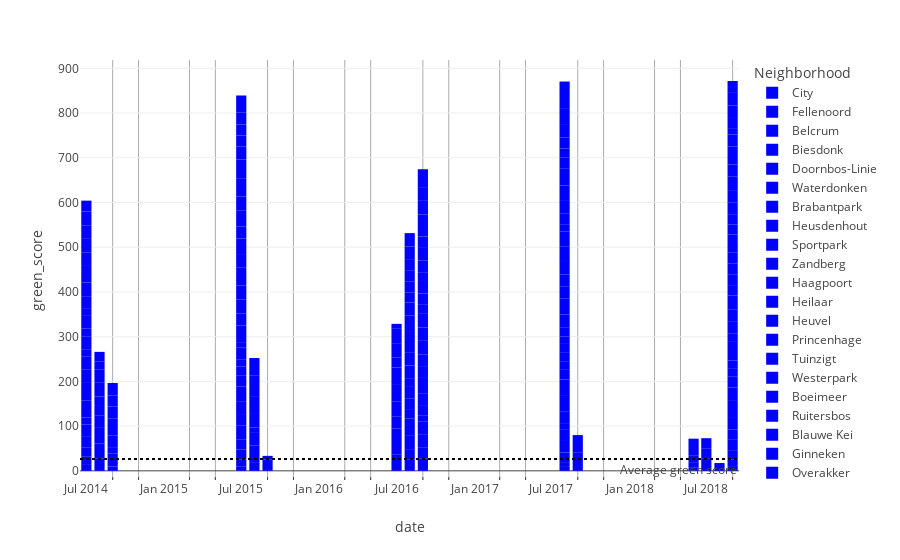

Source (notebook cell):
### Code cell
fig = px.bar(df_groupby_months, x='date', y="green_score",color='Neighborhood',color_discrete_sequence=['blue'])
fig.add_hline(y=df_groupby_months['green_score'].mean(), line_dash="dot",
              annotation_text="Average green score", 
              annotation_position="bottom right")
fig.update_xaxes(minor=dict(ticks="inside", showgrid=True))


fig.show()

### Figure 1 — Plotly figure (JSON) as saved in the notebook; plotly's stock layout.template omitted (floating-point values rounded to 4 significant figures)
{"data": [{"alignmentgroup": "True", "hovertemplate": "Neighborhood=City<br>date=%{x}<br>green_score=%{y}<extra></extra>", "legendgroup": "City", "marker": {"color": "blue", "pattern": {"shape": ""}}, "name": "City", "offsetgroup": "City", "orientation": "v", "showlegend": true, "textposition": "auto", "type": "bar", "x": ["2014-07-01T00:00:00", "2014-09-01T00:00:00", "2015-07-01T00:00:00", "2016-09-01T00:00:00", "2017-08-01T00:00:00", "2018-06-01T00:00:00", "2018-09-01T00:00:00"], "xaxis": "x", "y": [15.06, 9.595, 9.011, 8.5, 8.69, 8.101, 10.56], "yaxis": "y"}, {"alignmentgroup": "True", "hovertemplate": "Neighborhood=Fellenoord<br>date=%{x}<br>green_score=%{y}<extra></extra>", "legendgroup": "Fellenoord", "marker": {"color": "blue", "pattern": {"shape": ""}}, "name": "Fellenoord", "offsetgroup": "Fellenoord", "orientation": "v", "showlegend": true, "textposition": "auto", "type": "bar", "x": ["2014-07-01T00:00:00", "2015-07-01T00:00:00", "2015-09-01T00:00:00", "2016-08-01T00:00:00", "2017-08-01T00:00:00", "2018-09-01T00:00:00"], "xaxis": "x", "y": [16.35, 16.5, 24.93, 24.77, 8.978, 14.9], "yaxis": "y"}, {"alignmentgroup": "True", "hovertemplate": "Neighborhood=Belcrum<br>date=%{x}<br>green_score=%{y}<extra></extra>", "legendgroup": "Belcrum", "marker": {"color": "blue", "pattern": {"shape": ""}}, "name": "Belcrum", "offsetgroup": "Belcrum", "orientation": "v", "showlegend": true, "textposition": "auto", "type": "bar", "x": ["2014-07-01T00:00:00", "2015-07-01T00:00:00", "2016-08-01T00:00:00", "2017-08-01T00:00:00", "2018-06-01T00:00:00", "2018-08-01T00:00:00", "2018-09-01T00:00:00"], "xaxis": "x", "y": [20.15, 21.97, 22.05, 22.95, 9.653, 17.42, 20.81], "yaxis": "y"}, {"alignmentgroup": "True", "hovertemplate": "Neighborhood=Biesdonk<br>date=%{x}<br>green_score=%{y}<extra></extra>", "legendgroup": "Biesdonk", "marker": {"color": "blue", "pattern": {"shape": ""}}, "name": "Biesdonk", "offsetgroup": "Biesdonk", "orientation": "v", "showlegend": true, "textposition": "auto", "type": "bar", "x": ["2014-07-01T00:00:00", "2015-07-01T00:00:00", "2016-08-01T00:00:00", "2016-09-01T00:00:00", "2017-08-01T00:00:00", "2018-09-01T00:00:00"], "xaxis": "x", "y": [26.04, 23.19, 32.96, 18.57, 26.12, 24.48], "yaxis": "y"}, {"alignmentgroup": "True", "hovertemplate": "Neighborhood=Doornbos-Linie<br>date=%{x}<br>green_score=%{y}<extra></extra>", "legendgroup": "Doornbos-Linie", "marker": {"color": "blue", "pattern": {"shape": ""}}, "name": "Doornbos-Linie", "offsetgroup": "Doornbos-Linie", "orientation": "v", "showlegend": true, "textposition": "auto", "type": "bar", "x": ["2014-07-01T00:00:00", "2015-07-01T00:00:00", "2016-08-01T00:00:00", "2016-09-01T00:00:00", "2017-08-01T00:00:00", "2018-09-01T00:00:00"], "xaxis": "x", "y": [25.62, 31.14, 37.58, 25.74, 26.46, 21.61], "yaxis": "y"}, {"alignmentgroup": "True", "hovertemplate": "Neighborhood=Waterdonken<br>date=%{x}<br>green_score=%{y}<extra></extra>", "legendgroup": "Waterdonken", "marker": {"color": "blue", "pattern": {"shape": ""}}, "name": "Waterdonken", "offsetgroup": "Waterdonken", "orientation": "v", "showlegend": true, "textposition": "auto", "type": "bar", "x": ["2014-07-01T00:00:00", "2017-08-01T00:00:00", "2018-09-01T00:00:00"], "xaxis": "x", "y": [15.72, 13.5, 25.83], "yaxis": "y"}, {"alignmentgroup": "True", "hovertemplate": "Neighborhood=Brabantpark<br>date=%{x}<br>green_score=%{y}<extra></extra>", "legendgroup": "Brabantpark", "marker": {"color": "blue", "pattern": {"shape": ""}}, "name": "Brabantpark", "offsetgroup": "Brabantpark", "orientation": "v", "showlegend": true, "textposition": "auto", "type": "bar", "x": ["2014-07-01T00:00:00", "2014-08-01T00:00:00", "2015-07-01T00:00:00", "2015-08-01T00:00:00", "2016-09-01T00:00:00", "2017-08-01T00:00:00", "2018-09-01T00:00:00"], "xaxis": "x", "y": [37.83, 28.06, 25.15, 19.49, 27.71, 26.62, 38.12], "yaxis": "y"}, {"alignmentgroup": "True", "hovertemplate": "Neighborhood=Heusdenhout<br>date=%{x}<br>green_score=%{y}<extra></extra>", "legendgroup": "Heusdenhout", "marker": {"color": "blue", "pattern": {"shape": ""}}, "name": "Heusdenhout", "offsetgroup": "Heusdenhout", "orientation": "v", "showlegend": true, "textposition": "auto", "type": "bar", "x": ["2014-07-01T00:00:00", "2015-07-01T00:00:00", "2016-09-01T00:00:00", "2017-08-01T00:00:00", "2018-09-01T00:00:00"], "xaxis": "x", "y": [39.74, 28.79, 30.3, 36.07, 30.28], "yaxis": "y"}, {"alignmentgroup": "True", "hovertemplate": "Neighborhood=Sportpark<br>date=%{x}<br>green_score=%{y}<extra></extra>", "legendgroup": "Sportpark", "marker": {"color": "blue", "pattern": {"shape": ""}}, "name": "Sportpark", "offsetgroup": "Sportpark", "orientation": "v", "showlegend": true, "textposition": "auto", "type": "bar", "x": ["2014-07-01T00:00:00", "2014-08-01T00:00:00", "2015-07-01T00:00:00", "2016-07-01T00:00:00", "2016-09-01T00:00:00", "2017-08-01T00:00:00", "2018-09-01T00:00:00"], "xaxis": "x", "y": [30.67, 32.62, 33.14, 35.9, 12.33, 34.9, 23.75], "yaxis": "y"}, {"alignmentgroup": "True", "hovertemplate": "Neighborhood=Zandberg<br>date=%{x}<br>green_score=%{y}<extra></extra>", "legendgroup": "Zandberg", "marker": {"color": "blue", "pattern": {"shape": ""}}, "name": "Zandberg", "offsetgroup": "Zandberg", "orientation": "v", "showlegend": true, "textposition": "auto", "type": "bar", "x": ["2014-07-01T00:00:00", "2015-07-01T00:00:00", "2015-08-01T00:00:00", "2016-07-01T00:00:00", "2016-09-01T00:00:00", "2017-08-01T00:00:00", "2018-09-01T00:00:00"], "xaxis": "x", "y": [27.87, 24.8, 37.49, 32.98, 21.97, 21.45, 19.26], "yaxis": "y"}, {"alignmentgroup": "True", "hovertemplate": "Neighborhood=Haagpoort<br>date=%{x}<br>green_score=%{y}<extra></extra>", "legendgroup": "Haagpoort", "marker": {"color": "blue", "pattern": {"shape": ""}}, "name": "Haagpoort", "offsetgroup": "Haagpoort", "orientation": "v", "showlegend": true, "textposition": "auto", "type": "bar", "x": ["2014-07-01T00:00:00", "2015-07-01T00:00:00", "2016-08-01T00:00:00", "2017-08-01T00:00:00", "2018-09-01T00:00:00"], "xaxis": "x", "y": [16.9, 19.97, 20.68, 19.39, 17.26], "yaxis": "y"}, {"alignmentgroup": "True", "hovertemplate": "Neighborhood=Heilaar<br>date=%{x}<br>green_score=%{y}<extra></extra>", "legendgroup": "Heilaar", "marker": {"color": "blue", "pattern": {"shape": ""}}, "name": "Heilaar", "offsetgroup": "Heilaar", "orientation": "v", "showlegend": true, "textposition": "auto", "type": "bar", "x": ["2014-07-01T00:00:00"], "xaxis": "x", "y": [27.86], "yaxis": "y"}, {"alignmentgroup": "True", "hovertemplate": "Neighborhood=Heuvel<br>date=%{x}<br>green_score=%{y}<extra></extra>", "legendgroup": "Heuvel", "marker": {"color": "blue", "pattern": {"shape": ""}}, "name": "Heuvel", "offsetgroup": "Heuvel", "orientation": "v", "showlegend": true, "textposition": "auto", "type": "bar", "x": ["2014-07-01T00:00:00", "2015-07-01T00:00:00", "2015-08-01T00:00:00", "2016-07-01T00:00:00", "2016-08-01T00:00:00", "2017-08-01T00:00:00", "2018-09-01T00:00:00"], "xaxis": "x", "y": [18.18, 15.87, 27.78, 25.59, 24.19, 20.24, 21.07], "yaxis": "y"}, {"alignmentgroup": "True", "hovertemplate": "Neighborhood=Princenhage<br>date=%{x}<br>green_score=%{y}<extra></extra>", "legendgroup": "Princenhage", "marker": {"color": "blue", "pattern": {"shape": ""}}, "name": "Princenhage", "offsetgroup": "Princenhage", "orientation": "v", "showlegend": true, "textposition": "auto", "type": "bar", "x": ["2014-07-01T00:00:00", "2015-07-01T00:00:00", "2016-07-01T00:00:00", "2016-08-01T00:00:00", "2017-08-01T00:00:00", "2018-09-01T00:00:00"], "xaxis": "x", "y": [28.43, 26.68, 27.56, 27.23, 20.3, 22.16], "yaxis": "y"}, {"alignmentgroup": "True", "hovertemplate": "Neighborhood=Tuinzigt<br>date=%{x}<br>green_score=%{y}<extra></extra>", "legendgroup": "Tuinzigt", "marker": {"color": "blue", "pattern": {"shape": ""}}, "name": "Tuinzigt", "offsetgroup": "Tuinzigt", "orientation": "v", "showlegend": true, "textposition": "auto", "type": "bar", "x": ["2014-07-01T00:00:00", "2015-07-01T00:00:00", "2015-08-01T00:00:00", "2015-09-01T00:00:00", "2016-08-01T00:00:00", "2017-08-01T00:00:00", "2018-09-01T00:00:00"], "xaxis": "x", "y": [15.71, 11.57, 12.42, 8.5, 16.18, 14.3, 16.33], "yaxis": "y"}, {"alignmentgroup": "True", "hovertemplate": "Neighborhood=Westerpark<br>date=%{x}<br>green_score=%{y}<extra></extra>", "legendgroup": "Westerpark", "marker": {"color": "blue", "pattern": {"shape": ""}}, "name": "Westerpark", "offsetgroup": "Westerpark", "orientation": "v", "showlegend": true, "textposition": "auto", "type": "bar", "x": ["2014-07-01T00:00:00", "2014-09-01T00:00:00", "2015-07-01T00:00:00", "2016-08-01T00:00:00", "2017-08-01T00:00:00", "2018-09-01T00:00:00"], "xaxis": "x", "y": [28.34, 28.75, 36.96, 30.08, 21.25, 28.27], "yaxis": "y"}, {"alignmentgroup": "True", "hovertemplate": "Neighborhood=Boeimeer<br>date=%{x}<br>green_score=%{y}<extra></extra>", "legendgroup": "Boeimeer", "marker": {"color": "blue", "pattern": {"shape": ""}}, "name": "Boeimeer", "offsetgroup": "Boeimeer", "orientation": "v", "showlegend": true, "textposition": "auto", "type": "bar", "x": ["2014-07-01T00:00:00", "2014-08-01T00:00:00", "2015-07-01T00:00:00", "2015-08-01T00:00:00", "2016-07-01T00:00:00", "2016-08-01T00:00:00", "2016-09-01T00:00:00", "2017-08-01T00:00:00", "2017-09-01T00:00:00", "2018-09-01T00:00:00"], "xaxis": "x", "y": [30.53, 35.29, 26.64, 32.04, 32.46, 28.06, 28.41, 28.36, 41.59, 25.49], "yaxis": "y"}, {"alignmentgroup": "True", "hovertemplate": "Neighborhood=Ruitersbos<br>date=%{x}<br>green_score=%{y}<extra></extra>", "legendgroup": "Ruitersbos", "marker": {"color": "blue", "pattern": {"shape": ""}}, "name": "Ruitersbos", "offsetgroup": "Ruitersbos", "orientation": "v", "showlegend": true, "textposition": "auto", "type": "bar", "x": ["2014-07-01T00:00:00", "2014-08-01T00:00:00", "2015-07-01T00:00:00", "2015-08-01T00:00:00", "2016-07-01T00:00:00", "2016-08-01T00:00:00", "2016-09-01T00:00:00", "2017-08-01T00:00:00", "2017-09-01T00:00:00", "2018-09-01T00:00:00"], "xaxis": "x", "y": [37.08, 28.25, 32.01, 37.85, 37.56, 46.68, 36.09, 36.19, 38.3, 32.19], "yaxis": "y"}, {"alignmentgroup": "True", "hovertemplate": "Neighborhood=Blauwe Kei<br>date=%{x}<br>green_score=%{y}<extra></extra>", "legendgroup": "Blauwe Kei", "marker": {"color": "blue", "pattern": {"shape": ""}}, "name": "Blauwe Kei", "offsetgroup": "Blauwe Kei", "orientation": "v", "showlegend": true, "textposition": "auto", "type": "bar", "x": ["2014-07-01T00:00:00", "2014-08-01T00:00:00", "2015-07-01T00:00:00", "2016-07-01T00:00:00", "2016-09-01T00:00:00", "2017-08-01T00:00:00", "2018-09-01T00:00:00"], "xaxis": "x", "y": [30.5, 20.79, 30.62, 39.12, 24.53, 25.73, 22.92], "yaxis": "y"}, {"alignmentgroup": "True", "hovertemplate": "Neighborhood=Ginneken<br>date=%{x}<br>green_score=%{y}<extra></extra>", "legendgroup": "Ginneken", "marker": {"color": "blue", "pattern": {"shape": ""}}, "name": "Ginneken", "offsetgroup": "Ginneken", "orientation": "v", "showlegend": true, "textposition": "auto", "type": "bar", "x": ["2014-07-01T00:00:00", "2014-08-01T00:00:00", "2015-08-01T00:00:00", "2016-07-01T00:00:00", "2016-09-01T00:00:00", "2017-08-01T00:00:00", "2018-09-01T00:00:00"], "xaxis": "x", "y": [30.08, 21.43, 45.45, 22.59, 26.41, 27.83, 23.06], "yaxis": "y"}, {"alignmentgroup": "True", "hovertemplate": "Neighborhood=Overakker<br>date=%{x}<br>green_score=%{y}<extra></extra>", "legendgroup": "Overakker", "marker": {"color": "blue", "pattern": {"shape": ""}}, "name": "Overakker", "offsetgroup": "Overakker", "orientation": "v", "showlegend": true, "textposition": "auto", "type": "bar", "x": ["2014-07-01T00:00:00", "2014-08-01T00:00:00", "2015-07-01T00:00:00", "2016-07-01T00:00:00", "2016-09-01T00:00:00", "2017-08-01T00:00:00", "2018-09-01T00:00:00"], "xaxis": "x", "y": [29.33, 31.78, 40.04, 31.67, 31.54, 32.02, 24.77], "yaxis": "y"}, {"alignmentgroup": "True", "hovertemplate": "Neighborhood=Ypelaar<br>date=%{x}<br>green_score=%{y}<extra></extra>", "legendgroup": "Ypelaar", "marker": {"color": "blue", "pattern": {"shape": ""}}, "name": "Ypelaar", "offsetgroup": "Ypelaar", "orientation": "v", "showlegend": true, "textposition": "auto", "type": "bar", "x": ["2014-07-01T00:00:00", "2014-08-01T00:00:00", "2015-07-01T00:00:00", "2016-07-01T00:00:00", "2016-09-01T00:00:00", "2017-08-01T00:00:00", "2018-09-01T00:00:00"], "xaxis": "x", "y": [31.66, 28.89, 30.63, 32.08, 28.52, 30.79, 24.48], "yaxis": "y"}, {"alignmentgroup": "True", "hovertemplate": "Neighborhood=Teteringen<br>date=%{x}<br>green_score=%{y}<extra></extra>", "legendgroup": "Teteringen", "marker": {"color": "blue", "pattern": {"shape": ""}}, "name": "Teteringen", "offsetgroup": "Teteringen", "orientation": "v", "showlegend": true, "textposition": "auto", "type": "bar", "x": ["2014-07-01T00:00:00", "2015-07-01T00:00:00", "2016-09-01T00:00:00", "2017-08-01T00:00:00", "2018-09-01T00:00:00"], "xaxis": "x", "y": [24.47, 34.8, 30.38, 32.6, 26.34], "yaxis": "y"}, {"alignmentgroup": "True", "hovertemplate": "Neighborhood=Station<br>date=%{x}<br>green_score=%{y}<extra></extra>", "legendgroup": "Station", "marker": {"color": "blue", "pattern": {"shape": ""}}, "name": "Station", "offsetgroup": "Station", "orientation": "v", "showlegend": true, "textposition": "auto", "type": "bar", "x": ["2014-08-01T00:00:00", "2014-09-01T00:00:00", "2016-09-01T00:00:00", "2017-08-01T00:00:00", "2018-06-01T00:00:00", "2018-09-01T00:00:00"], "xaxis": "x", "y": [16.88, 12.97, 20.17, 15.33, 15.88, 14.55], "yaxis": "y"}, {"alignmentgroup": "True", "hovertemplate": "Neighborhood=Valkenberg<br>date=%{x}<br>green_score=%{y}<extra></extra>", "legendgroup": "Valkenberg", "marker": {"color": "blue", "pattern": {"shape": ""}}, "name": "Valkenberg", "offsetgroup": "Valkenberg", "orientation": "v", "showlegend": true, "textposition": "auto", "type": "bar", "x": ["2014-08-01T00:00:00", "2014-09-01T00:00:00", "2015-07-01T00:00:00", "2016-07-01T00:00:00", "2016-09-01T00:00:00", "2017-08-01T00:00:00", "2018-06-01T00:00:00", "2018-09-01T00:00:00"], "xaxis": "x", "y": [21.94, 28.03, 27.17, 11.12, 25.17, 25.91, 38.21, 21.89], "yaxis": "y"}, {"alignmentgroup": "True", "hovertemplate": "Neighborhood=Hagebeemd<br>date=%{x}<br>green_score=%{y}<extra></extra>", "legendgroup": "Hagebeemd", "marker": {"color": "blue", "pattern": {"shape": ""}}, "name": "Hagebeemd", "offsetgroup": "Hagebeemd", "orientation": "v", "showlegend": true, "textposition": "auto", "type": "bar", "x": ["2014-09-01T00:00:00", "2015-07-01T00:00:00", "2016-08-01T00:00:00", "2018-09-01T00:00:00"], "xaxis": "x", "y": [37.2, 35.96, 37.17, 22], "yaxis": "y"}, {"alignmentgroup": "True", "hovertemplate": "Neighborhood=Heksenwiel<br>date=%{x}<br>green_score=%{y}<extra></extra>", "legendgroup": "Heksenwiel", "marker": {"color": "blue", "pattern": {"shape": ""}}, "name": "Heksenwiel", "offsetgroup": "Heksenwiel", "orientation": "v", "showlegend": true, "textposition": "auto", "type": "bar", "x": ["2014-09-01T00:00:00", "2015-07-01T00:00:00", "2016-08-01T00:00:00", "2016-09-01T00:00:00", "2017-08-01T00:00:00", "2018-09-01T00:00:00"], "xaxis": "x", "y": [27.19, 30.97, 29.07, 28.16, 29.41, 27.01], "yaxis": "y"}, {"alignmentgroup": "True", "hovertemplate": "Neighborhood=Kroeten<br>date=%{x}<br>green_score=%{y}<extra></extra>", "legendgroup": "Kroeten", "marker": {"color": "blue", "pattern": {"shape": ""}}, "name": "Kroeten", "offsetgroup": "Kroeten", "orientation": "v", "showlegend": true, "textposition": "auto", "type": "bar", "x": ["2014-09-01T00:00:00", "2015-07-01T00:00:00", "2016-08-01T00:00:00", "2016-09-01T00:00:00", "2017-08-01T00:00:00", "2018-09-01T00:00:00"], "xaxis": "x", "y": [24.97, 39.37, 21.69, 18.21, 32.38, 26.52], "yaxis": "y"}, {"alignmentgroup": "True", "hovertemplate": "Neighborhood=Muizenberg<br>date=%{x}<br>green_score=%{y}<extra></extra>", "legendgroup": "Muizenberg", "marker": {"color": "blue", "pattern": {"shape": ""}}, "name": "Muizenberg", "offsetgroup": "Muizenberg", "orientation": "v", "showlegend": true, "textposition": "auto", "type": "bar", "x": ["2014-09-01T00:00:00", "2015-07-01T00:00:00", "2016-08-01T00:00:00", "2016-09-01T00:00:00", "2017-08-01T00:00:00", "2018-07-01T00:00:00", "2018-09-01T00:00:00"], "xaxis": "x", "y": [27.64, 43.17, 25.44, 27.21, 37.55, 26.84, 31.74], "yaxis": "y"}, {"alignmentgroup": "True", "hovertemplate": "Neighborhood=Gageldonk<br>date=%{x}<br>green_score=%{y}<extra></extra>", "legendgroup": "Gageldonk", "marker": {"color": "blue", "pattern": {"shape": ""}}, "name": "Gageldonk", "offsetgroup": "Gageldonk", "orientation": "v", "showlegend": true, "textposition": "auto", "type": "bar", "x": ["2015-07-01T00:00:00", "2016-08-01T00:00:00", "2016-09-01T00:00:00", "2017-08-01T00:00:00", "2018-09-01T00:00:00"], "xaxis": "x", "y": [29.29, 24.78, 28.51, 24.8, 27.57], "yaxis": "y"}, {"alignmentgroup": "True", "hovertemplate": "Neighborhood=Kesteren<br>date=%{x}<br>green_score=%{y}<extra></extra>", "legendgroup": "Kesteren", "marker": {"color": "blue", "pattern": {"shape": ""}}, "name": "Kesteren", "offsetgroup": "Kesteren", "orientation": "v", "showlegend": true, "textposition": "auto", "type": "bar", "x": ["2015-07-01T00:00:00", "2016-09-01T00:00:00", "2017-08-01T00:00:00", "2018-07-01T00:00:00", "2018-09-01T00:00:00"], "xaxis": "x", "y": [24.42, 25.64, 20.57, 23.67, 39.67], "yaxis": "y"}, {"alignmentgroup": "True", "hovertemplate": "Neighborhood=Kievitsloop<br>date=%{x}<br>green_score=%{y}<extra></extra>", "legendgroup": "Kievitsloop", "marker": {"color": "blue", "pattern": {"shape": ""}}, "name": "Kievitsloop", "offsetgroup": "Kievitsloop", "orientation": "v", "showlegend": true, "textposition": "auto", "type": "bar", "x": ["2015-07-01T00:00:00", "2016-08-01T00:00:00", "2016-09-01T00:00:00", "2017-08-01T00:00:00", "2018-09-01T00:00:00"], "xaxis": "x", "y": [24.59, 24.74, 49.25, 24.28, 27.06], "yaxis": "y"}, {"alignmentgroup": "True", "hovertemplate": "Neighborhood=Prinsenbeek<br>date=%{x}<br>green_score=%{y}<extra></extra>", "legendgroup": "Prinsenbeek", "marker": {"color": "blue", "pattern": {"shape": ""}}, "name": "Prinsenbeek", "offsetgroup": "Prinsenbeek", "orientation": "v", "showlegend": true, "textposition": "auto", "type": "bar", "x": ["2015-07-01T00:00:00", "2016-08-01T00:00:00", "2017-08-01T00:00:00", "2018-07-01T00:00:00", "2018-09-01T00:00:00"], "xaxis": "x", "y": [27.24, 27.95, 28.42, 22.45, 12.67], "yaxis": "y"}, {"alignmentgroup": "True", "hovertemplate": "Neighborhood=Ulvenhout<br>date=%{x}<br>green_score=%{y}<extra></extra>", "legendgroup": "Ulvenhout", "marker": {"color": "blue", "pattern": {"shape": ""}}, "name": "Ulvenhout", "offsetgroup": "Ulvenhout", "orientation": "v", "showlegend": true, "textposition": "auto", "type": "bar", "x": ["2015-07-01T00:00:00", "2015-08-01T00:00:00", "2016-09-01T00:00:00", "2017-08-01T00:00:00", "2018-09-01T00:00:00"], "xaxis": "x", "y": [37.61, 39.7, 30.36, 37.64, 26.46], "yaxis": "y"}, {"alignmentgroup": "True", "hovertemplate": "Neighborhood=Wisselaar<br>date=%{x}<br>green_score=%{y}<extra></extra>", "legendgroup": "Wisselaar", "marker": {"color": "blue", "pattern": {"shape": ""}}, "name": "Wisselaar", "offsetgroup": "Wisselaar", "orientation": "v", "showlegend": true, "textposition": "auto", "type": "bar", "x": ["2016-08-01T00:00:00", "2017-08-01T00:00:00", "2018-09-01T00:00:00"], "xaxis": "x", "y": [30.19, 27.11, 25.58], "yaxis": "y"}, {"alignmentgroup": "True", "hovertemplate": "Neighborhood=Bavel<br>date=%{x}<br>green_score=%{y}<extra></extra>", "legendgroup": "Bavel", "marker": {"color": "blue", "pattern": {"shape": ""}}, "name": "Bavel", "offsetgroup": "Bavel", "orientation": "v", "showlegend": true, "textposition": "auto", "type": "bar", "x": ["2016-09-01T00:00:00", "2017-08-01T00:00:00", "2018-09-01T00:00:00"], "xaxis": "x", "y": [28.94, 32.3, 28.37], "yaxis": "y"}, {"alignmentgroup": "True", "hovertemplate": "Neighborhood=Nieuw Wolfslaar<br>date=%{x}<br>green_score=%{y}<extra></extra>", "legendgroup": "Nieuw Wolfslaar", "marker": {"color": "blue", "pattern": {"shape": ""}}, "name": "Nieuw Wolfslaar", "offsetgroup": "Nieuw Wolfslaar", "orientation": "v", "showlegend": true, "textposition": "auto", "type": "bar", "x": ["2016-09-01T00:00:00", "2018-09-01T00:00:00"], "xaxis": "x", "y": [41.7, 26.62], "yaxis": "y"}], "layout": {"annotations": [{"showarrow": false, "text": "Average green score", "x": 1, "xanchor": "right", "xref": "x domain", "y": 26.44, "yanchor": "top", "yref": "y"}], "barmode": "relative", "legend": {"title": {"text": "Neighborhood"}, "tracegroupgap": 0}, "margin": {"t": 60}, "shapes": [{"line": {"dash": "dot"}, "type": "line", "x0": 0, "x1": 1, "xref": "x domain", "y0": 26.44, "y1": 26.44, "yref": "y"}], "xaxis": {"anchor": "y", "domain": [0, 1], "minor": {"showgrid": true, "ticks": "inside"}, "title": {"text": "date"}}, "yaxis": {"anchor": "x", "domain": [0, 1], "title": {"text": "green_score"}}}}
